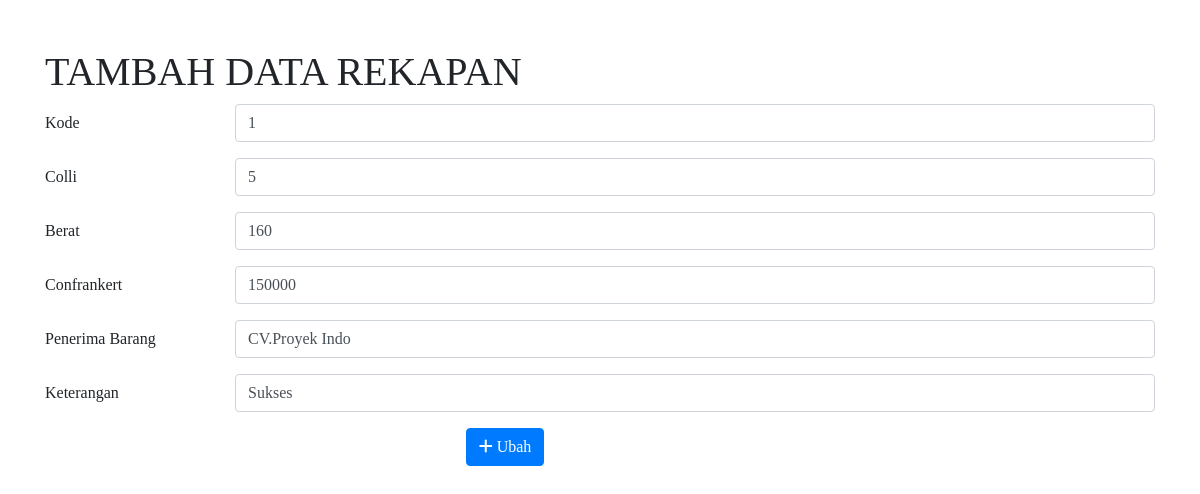
The page /edit.php on the database as committed earlier.
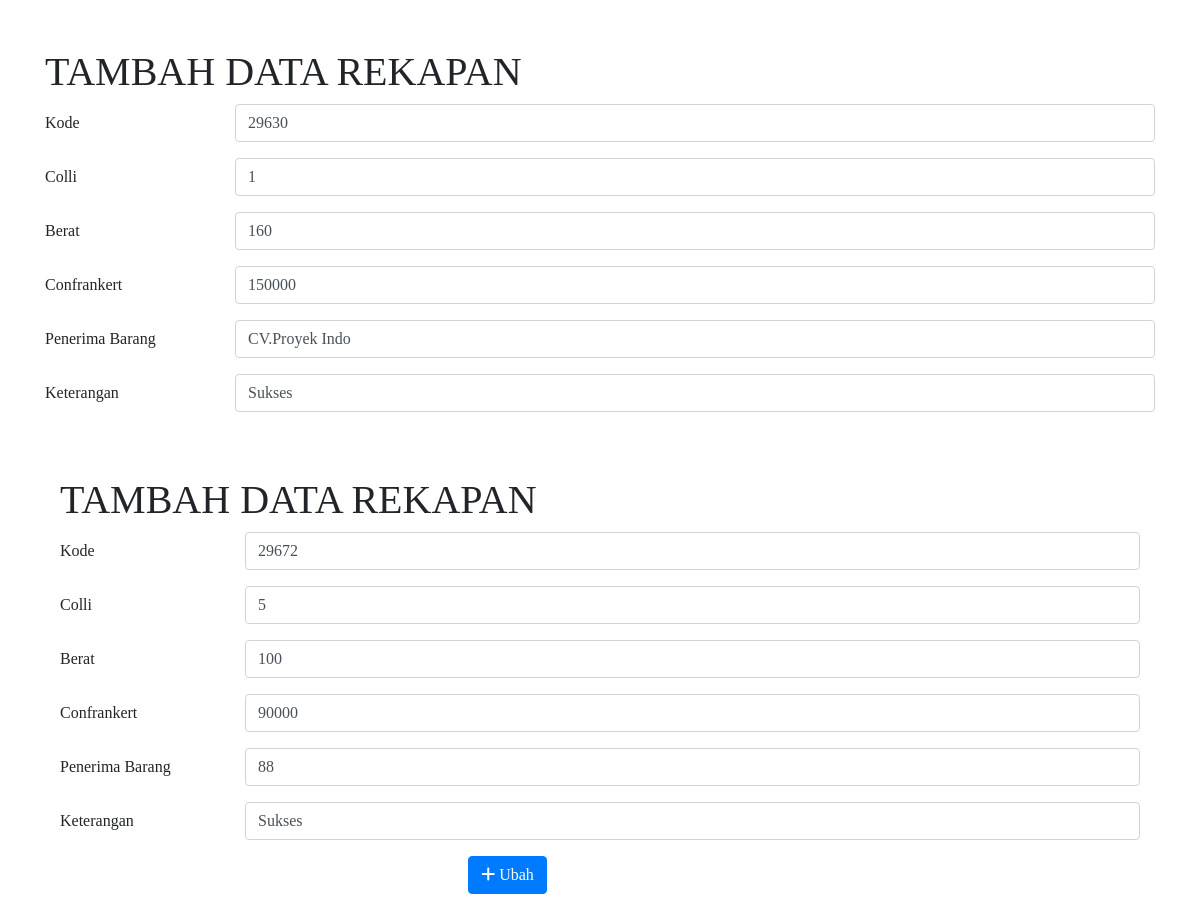
The same page on the database as committed later.
### tables this page shows
CREATE TABLE `rekap` (
  `id` varchar(11) NOT NULL,
  `kode_rekap` varchar(6) NOT NULL,
  `colli` varchar(100) NOT NULL,
  `berat` varchar(100) NOT NULL,
  `confrankert` varchar(100) NOT NULL,
  `penerima` varchar(100) NOT NULL,
  `keterangan` varchar(200) NOT NULL
);

### edit.php (the view, shortened to what this page needs)
<!DOCTYPE html>
<html>
<head>
  <link rel="stylesheet" href="https://maxcdn.bootstrapcdn.com/bootstrap/4.0.0/css/bootstrap.min.css">
</head>
<body>
	<?php
	include('koneksi.php');
	$query = mysqli_query($kon,"SELECT * FROM rekap");
	 while($data = mysqli_fetch_array($query)){
	?>
   <div class="container pt-5">
    <h1>TAMBAH DATA REKAPAN</h1>
     <form method="POST" action="">
      <div class="form-group row">
        <label for="kode" class="col-sm-2 col-form-label">Kode</label>
        <div class="col-sm-10">
          <input type="number" class="form-control" placeholder="Kode"  name="kode_rekap" value='<?php echo $data['kode_rekap'];?>' required>
        </div>
      </div>
      <div class="form-group row">
        <label for="nama" class="col-sm-2 col-form-label">Colli</label>
        <div class="col-sm-10">
          <input type="number" class="form-control" placeholder="Colli" name="colli" value='<?php echo $data['colli'];?>' required>
        </div>
      </div>
      <div class="form-group row">
        <label for="nama" class="col-sm-2 col-form-label">Berat</label>
        <div class="col-sm-10">
          <input type="number" class="form-control" placeholder="Berat" name="berat" value='<?php echo $data['berat'];?>' required>
        </div>
      </div>
      <div class="form-group row">
        <label for="kode" class="col-sm-2 col-form-label">Confrankert</label>
        <div class="col-sm-10">
          <input type="text" class="form-control" placeholder="Confrankert"  name="confrankert" value='<?php echo $data['confrankert'];?>' required>
        </div>
      </div>
      <div class="form-group row">
        <label for="nama" class="col-sm-2 col-form-label">Penerima Barang</label>
        <div class="col-sm-10">
          <input type="text" class="form-control"  placeholder="Penerima Barang" name="nama_penerima" value='<?php echo $data['penerima'];?>' required>
        </div>
      </div>
      <div class="form-group row">
        <label for="nama" class="col-sm-2 col-form-label">Keterangan</label>
        <div class="col-sm-10">
          <input type="text" class="form-control"  placeholder="Keterangan" name="keterangan" value='<?php echo $data['keterangan'];?>' required>
        </div>
      </div>
  <?php }?>
      <center>
        <div class="form-group row ">
        <div class="col-sm-10">
          <button type="submit" class="btn btn-primary" name="ubah"><i class="fas fa-plus"></i>   Ubah</button>
        </div>
      </div>
      </center>
    </form>
  </div>
</body>
</html>

Rows that differ between the two databases and show on the page:
removed rekap: kode_rekap "1", colli "5", berat "160", confrankert "150000", nama_penerima "CV.Proyek Indo", keterangan "Sukses"
added rekap: kode_rekap "29630", colli "1", berat "160", confrankert "150000", nama_penerima "CV.Proyek Indo", keterangan "Sukses"
added rekap: kode_rekap "29672", colli "5", berat "100", confrankert "90000", nama_penerima "88", keterangan "Sukses"
